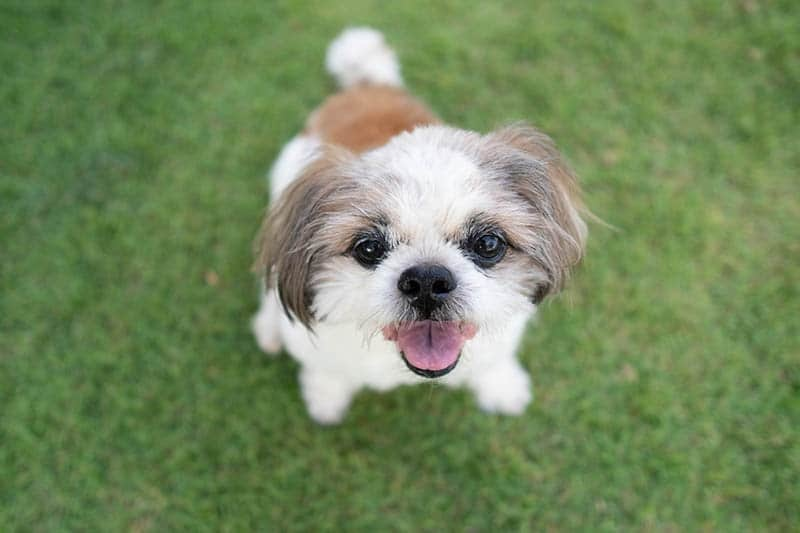
#> input picture Assets/dog_out.jpeg, 800 x 533 px
$ python basic_operations.py
#> lines starting #> are read from the running program, lines starting #| are printed output that depends on the picture
import os
import cv2

img = cv2.imread(os.path.join('.', 'Assets', 'dog_out.jpeg'))
#> img is the input picture: shape (533, 800, 3); mean B, G, R 93.4, 135.9, 115.2
print(img.shape) # height, width, channels
#| (533, 800, 3)
height , width, channels = img.shape
#> height = 533; width = 800; channels = 3

# resize
img = cv2.resize(img, (600,400))# give width x height
#> img: shape (400, 600, 3)
print(img.shape) # height, width, channels
#| (400, 600, 3)

# crop
cropped_img = img[120:320, 220:420]
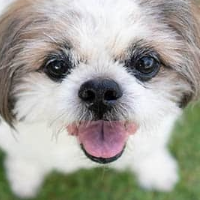
#> cropped_img: shape (200, 200, 3); mean B, G, R 156.4, 164, 165.2

cv2.imshow("image", cropped_img)


cv2.waitKey(0)
